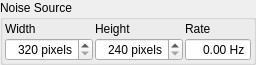
<?xml version="1.0" encoding="UTF-8"?>
<ui version="4.0">
 <class>QNoiseWidget</class>
 <widget class="QWidget" name="QNoiseWidget">
  <property name="geometry">
   <rect>
    <x>0</x>
    <y>0</y>
    <width>256</width>
    <height>65</height>
   </rect>
  </property>
  <property name="windowTitle">
   <string>QNoiseWidget</string>
  </property>
  <layout class="QVBoxLayout" name="verticalLayout">
   <property name="spacing">
    <number>0</number>
   </property>
   <property name="leftMargin">
    <number>0</number>
   </property>
   <property name="topMargin">
    <number>0</number>
   </property>
   <property name="rightMargin">
    <number>0</number>
   </property>
   <property name="bottomMargin">
    <number>0</number>
   </property>
   <item>
    <widget class="QGroupBox" name="cameraBox">
     <property name="title">
      <string>Noise Source</string>
     </property>
     <layout class="QGridLayout" name="gridLayout">
      <property name="leftMargin">
       <number>2</number>
      </property>
      <property name="topMargin">
       <number>1</number>
      </property>
      <property name="rightMargin">
       <number>2</number>
      </property>
      <property name="bottomMargin">
       <number>1</number>
      </property>
      <property name="horizontalSpacing">
       <number>2</number>
      </property>
      <property name="verticalSpacing">
       <number>1</number>
      </property>
      <item row="1" column="0">
       <widget class="QSpinBox" name="width">
        <property name="alignment">
         <set>Qt::AlignRight|Qt::AlignTrailing|Qt::AlignVCenter</set>
        </property>
        <property name="suffix">
         <string> pixels</string>
        </property>
        <property name="minimum">
         <number>320</number>
        </property>
        <property name="maximum">
         <number>1280</number>
        </property>
       </widget>
      </item>
      <item row="0" column="0">
       <widget class="QLabel" name="labelWidth">
        <property name="text">
         <string>Width</string>
        </property>
        <property name="buddy">
         <cstring>width</cstring>
        </property>
       </widget>
      </item>
      <item row="0" column="1">
       <widget class="QLabel" name="labelHeight">
        <property name="text">
         <string>Height</string>
        </property>
        <property name="buddy">
         <cstring>height</cstring>
        </property>
       </widget>
      </item>
      <item row="1" column="2">
       <widget class="QDoubleSpinBox" name="rate">
        <property name="focusPolicy">
         <enum>Qt::WheelFocus</enum>
        </property>
        <property name="alignment">
         <set>Qt::AlignRight|Qt::AlignTrailing|Qt::AlignVCenter</set>
        </property>
        <property name="buttonSymbols">
         <enum>QAbstractSpinBox::NoButtons</enum>
        </property>
        <property name="suffix">
         <string> Hz</string>
        </property>
        <property name="maximum">
         <double>200.000000000000000</double>
        </property>
       </widget>
      </item>
      <item row="1" column="1">
       <widget class="QSpinBox" name="height">
        <property name="alignment">
         <set>Qt::AlignRight|Qt::AlignTrailing|Qt::AlignVCenter</set>
        </property>
        <property name="suffix">
         <string> pixels</string>
        </property>
        <property name="minimum">
         <number>240</number>
        </property>
        <property name="maximum">
         <number>1024</number>
        </property>
       </widget>
      </item>
      <item row="0" column="2">
       <widget class="QLabel" name="labelRate">
        <property name="text">
         <string>Rate</string>
        </property>
        <property name="buddy">
         <cstring>rate</cstring>
        </property>
       </widget>
      </item>
     </layout>
    </widget>
   </item>
  </layout>
 </widget>
 <resources/>
 <connections/>
</ui>
